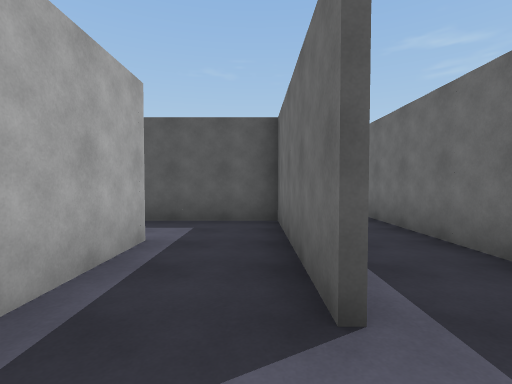
view 1 (above)

18 first-person views from a walk through a Unity game level. The camera is 1.5 m above the floor, tilts 2° down and sees 85° across. The floor is counted in squares, 2 m on a side. Each view is taken from the middle of a square. On the plan, view 1 faces up. The plan holds only what a view shows up to about 10 squares ahead; the rest is blank. The place goes on beyond the plan.

view 2
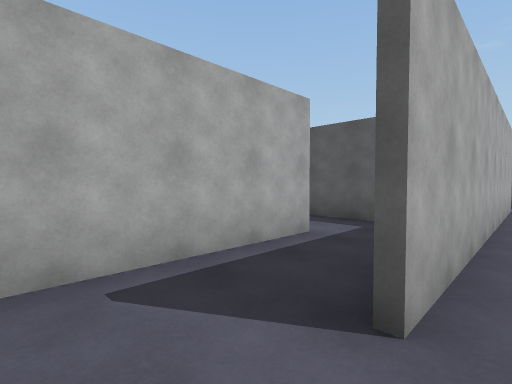

view 3
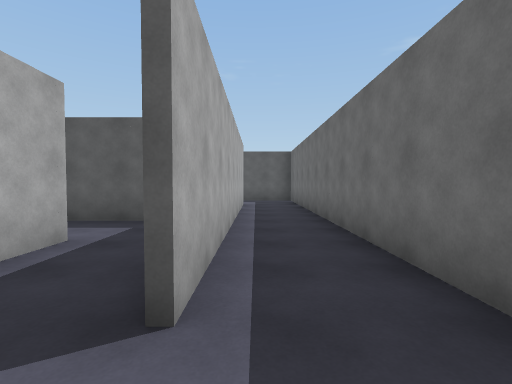

view 4
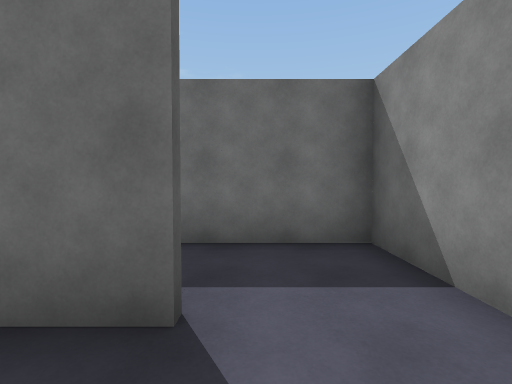

view 5
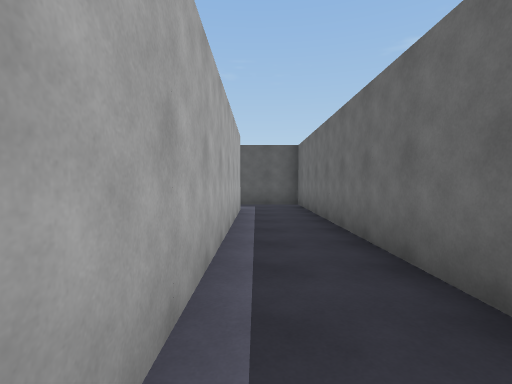

view 6
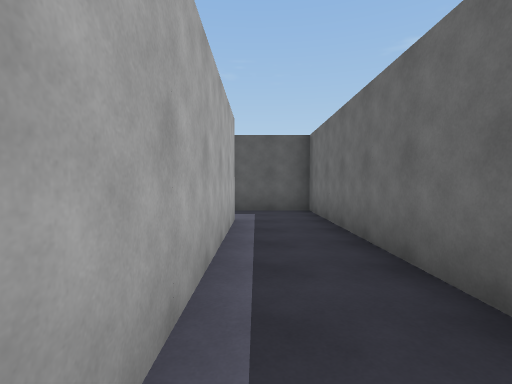

view 7
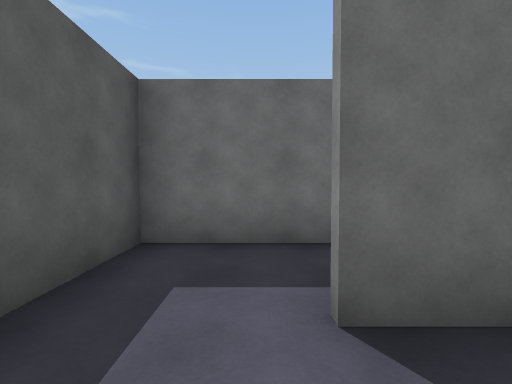

view 8
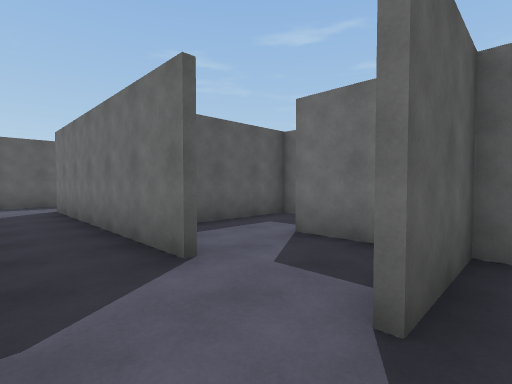

view 9
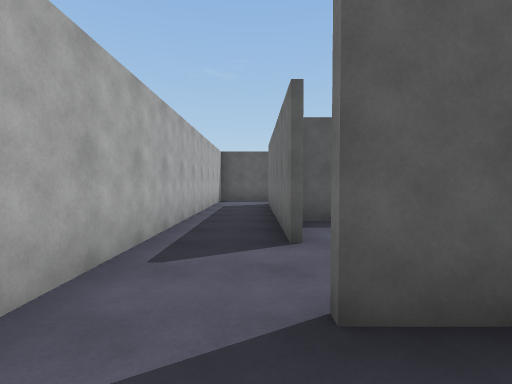

view 10
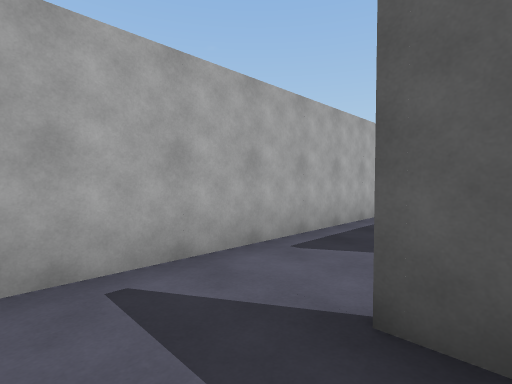

view 11
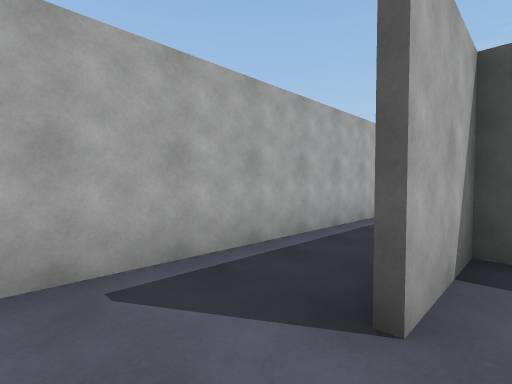

view 12
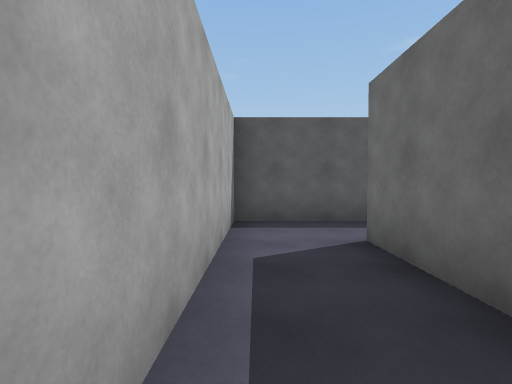

view 13
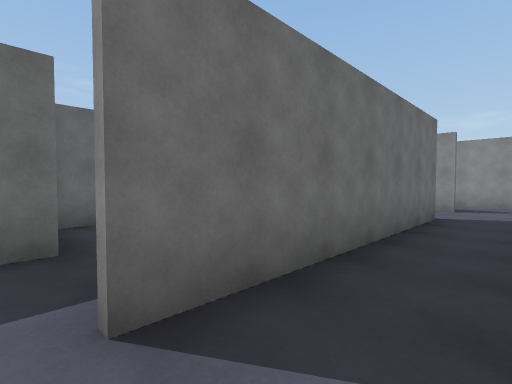

view 14
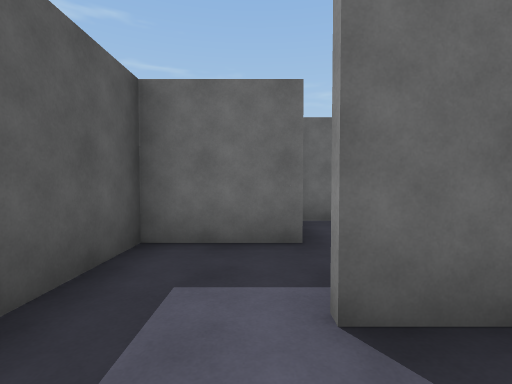

view 15
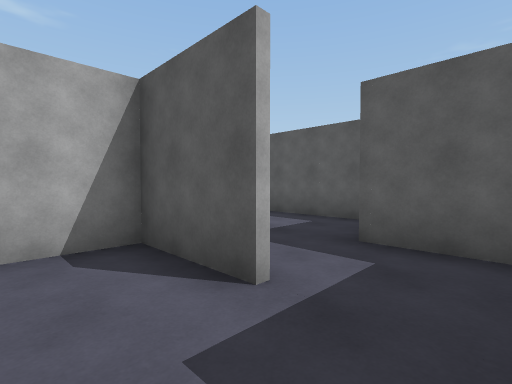

view 16
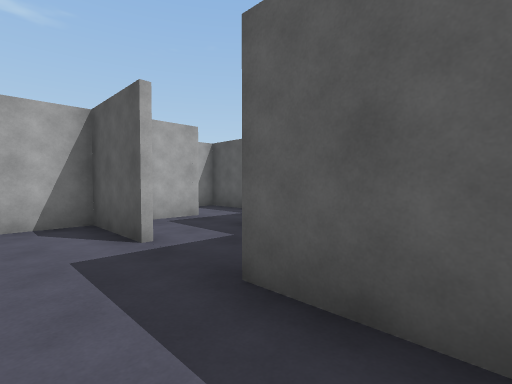

view 17
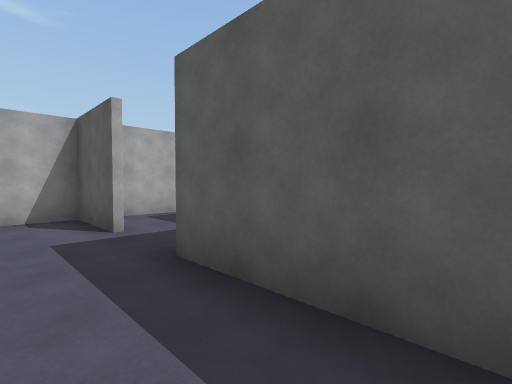

view 18
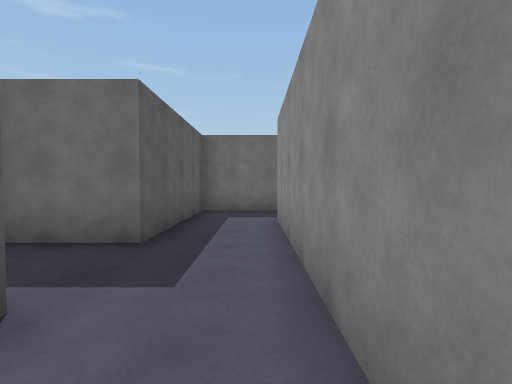

### Floor plan
Ten units are one square. View 1 is at (0, 0); x grows to the right and y downward. Boxes are objects, and circles mark ways between rooms. Rooms are numbered by the first view taken in them; rooms with no view inside come last. Other rooms are left out.
<svg viewBox="-50 -179 120 199">
<path fill="none" stroke="#000" d="M4 -24 4 -54 -16 -54M5 4 24 4 24 -55M-14 -35 -14 -4M6 -56 6 -24M4 -84 4 -95M-26 -56 -12 -56M5 -74 -15 -74M-16 -54 -28 -54M-34 -104 -34 -64M5 -114 -14 -114 -14 -101M-34 -134 -34 -104M-16 -104 -16 -136M-4 -134 -14 -134M-14 -155 -14 -144M-16 -136 -16 -155M-14 -134 -14 -124M-34 -164 -34 -134M-24 -174 -34 -174M19 -154 4 -154 4 -174 -15 -174M24 -134 24 -151M4 -116 34 -116M34 -134 24 -134M64 -134 34 -134"/>
<rect x="-25" y="-25" width="10" height="10" fill="#bbb"><title>other object</title></rect>
<rect x="-25" y="-45" width="20" height="10" fill="#bbb"><title>other object</title></rect>
<rect x="-5" y="5" width="10" height="10" fill="#bbb"><title>other object</title></rect>
<rect x="-5" y="-25" width="10" height="10" fill="#bbb"><title>other object</title></rect>
<rect x="-5" y="-45" width="10" height="10" fill="#bbb"><title>other object</title></rect>
<rect x="5" y="-55" width="10" height="10" fill="#bbb"><title>other object</title></rect>
<rect x="15" y="-25" width="10" height="10" fill="#bbb"><title>other object</title></rect>
<rect x="15" y="-45" width="10" height="10" fill="#bbb"><title>other object</title></rect>
<rect x="-45" y="-85" width="10" height="10" fill="#bbb"><title>other object</title></rect>
<rect x="-45" y="-105" width="10" height="10" fill="#bbb"><title>other object</title></rect>
<rect x="-25" y="-55" width="10" height="10" fill="#bbb"><title>other object</title></rect>
<rect x="-25" y="-85" width="10" height="20" fill="#bbb"><title>other object</title></rect>
<rect x="-25" y="-105" width="10" height="10" fill="#bbb"><title>other object</title></rect>
<rect x="-5" y="-105" width="20" height="10" fill="#bbb"><title>other object</title></rect>
<rect x="-5" y="-115" width="10" height="10" fill="#bbb"><title>other object</title></rect>
<rect x="-45" y="-125" width="10" height="10" fill="#bbb"><title>other object</title></rect>
<rect x="-25" y="-125" width="10" height="10" fill="#bbb"><title>other object</title></rect>
<rect x="-45" y="-145" width="10" height="10" fill="#bbb"><title>other object</title></rect>
<rect x="-45" y="-165" width="10" height="10" fill="#bbb"><title>other object</title></rect>
<rect x="-25" y="-145" width="10" height="10" fill="#bbb"><title>other object</title></rect>
<rect x="-25" y="-165" width="20" height="10" fill="#bbb"><title>other object</title></rect>
<rect x="-5" y="-135" width="10" height="10" fill="#bbb"><title>other object</title></rect>
<rect x="-5" y="-165" width="10" height="10" fill="#bbb"><title>other object</title></rect>
<rect x="15" y="-145" width="10" height="10" fill="#bbb"><title>other object</title></rect>
<rect x="25" y="-125" width="10" height="10" fill="#bbb"><title>other object</title></rect>
<rect x="35" y="-135" width="10" height="10" fill="#bbb"><title>other object</title></rect>
<rect x="55" y="-125" width="10" height="10" fill="#bbb"><title>other object</title></rect>
<circle cx="-35" cy="-110" r="3" fill="#2a7"/>
<circle cx="-35" cy="-130" r="3" fill="#2a7"/>
<circle cx="-15" cy="-120" r="3" fill="#2a7"/>
<circle cx="5" cy="-130" r="3" fill="#2a7"/>
<circle cx="25" cy="-120" r="3" fill="#2a7"/>
<text x="20" y="-20">1</text>
<text x="-20" y="-80">2</text>
<text x="-30" y="-120">3</text>
<text x="-10" y="-150">4</text>
<text x="10" y="-120">5</text>
<text x="50" y="-120">6</text>
</svg>
Room 2 opens to room 3. Room 3 opens to room 4. Room 3 opens to room 5. Room 4 opens to room 5. Room 5 opens to room 6.

Where each view was taken, in squares from view 1:
view 1: 0 up, 0 right, facing up
view 2: 0 up, 1 right, facing up-left
view 3: 0 up, 1 right, facing up
view 4: 1 up, 1 left, facing right
view 5: 2 up, 1 right, facing up
view 6: 4 up, 1 right, facing up
view 7: 10 up, 1 left, facing right
view 8: 7 up, 3 left, facing up-right
view 9: 6 up, 2 left, facing up
view 10: 6 up, 1 left, facing up-left
view 11: 8 up, 1 left, facing up-left
view 12: 12 up, 3 left, facing up
view 13: 16 up, 3 left, facing down-right
view 14: 16 up, 3 left, facing right
view 15: 12 up, 2 right, facing up-left
view 16: 12 up, 4 right, facing up-left
view 17: 12 up, 5 right, facing up-left
view 18: 12 up, 1 left, facing right
